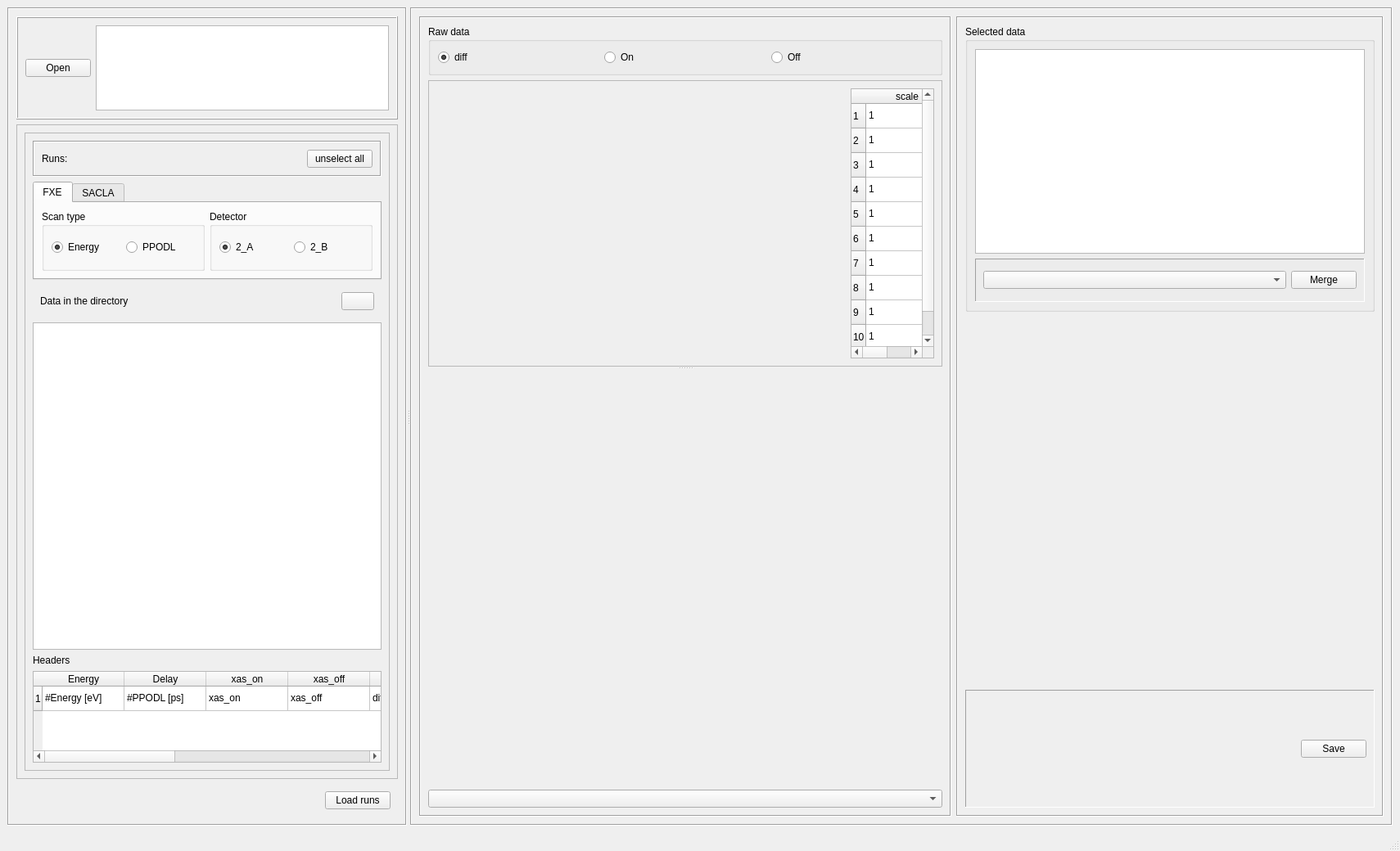
<?xml version="1.0" encoding="UTF-8"?>
<ui version="4.0">
 <class>MainWindow</class>
 <widget class="QMainWindow" name="MainWindow">
  <property name="geometry">
   <rect>
    <x>0</x>
    <y>0</y>
    <width>1710</width>
    <height>1040</height>
   </rect>
  </property>
  <property name="minimumSize">
   <size>
    <width>0</width>
    <height>150</height>
   </size>
  </property>
  <property name="windowTitle">
   <string>Merge XAS data</string>
  </property>
  <widget class="QWidget" name="centralwidget">
   <layout class="QGridLayout" name="gridLayout">
    <item row="0" column="0">
     <widget class="QSplitter" name="splitter">
      <property name="sizePolicy">
       <sizepolicy hsizetype="Minimum" vsizetype="Preferred">
        <horstretch>0</horstretch>
        <verstretch>0</verstretch>
       </sizepolicy>
      </property>
      <property name="minimumSize">
       <size>
        <width>1200</width>
        <height>750</height>
       </size>
      </property>
      <property name="orientation">
       <enum>Qt::Horizontal</enum>
      </property>
      <widget class="QFrame" name="frame_3">
       <property name="sizePolicy">
        <sizepolicy hsizetype="Preferred" vsizetype="Minimum">
         <horstretch>0</horstretch>
         <verstretch>0</verstretch>
        </sizepolicy>
       </property>
       <property name="minimumSize">
        <size>
         <width>0</width>
         <height>750</height>
        </size>
       </property>
       <property name="frameShape">
        <enum>QFrame::Box</enum>
       </property>
       <property name="frameShadow">
        <enum>QFrame::Sunken</enum>
       </property>
       <layout class="QVBoxLayout" name="verticalLayout_2">
        <item>
         <widget class="QFrame" name="frame">
          <property name="sizePolicy">
           <sizepolicy hsizetype="Preferred" vsizetype="Minimum">
            <horstretch>0</horstretch>
            <verstretch>0</verstretch>
           </sizepolicy>
          </property>
          <property name="minimumSize">
           <size>
            <width>0</width>
            <height>80</height>
           </size>
          </property>
          <property name="frameShape">
           <enum>QFrame::Box</enum>
          </property>
          <property name="frameShadow">
           <enum>QFrame::Raised</enum>
          </property>
          <layout class="QHBoxLayout" name="horizontalLayout">
           <item>
            <widget class="QPushButton" name="pushButton">
             <property name="text">
              <string>Open</string>
             </property>
            </widget>
           </item>
           <item>
            <widget class="QTextBrowser" name="textBrowser"/>
           </item>
          </layout>
         </widget>
        </item>
        <item>
         <widget class="QFrame" name="frame_2">
          <property name="minimumSize">
           <size>
            <width>0</width>
            <height>800</height>
           </size>
          </property>
          <property name="frameShape">
           <enum>QFrame::StyledPanel</enum>
          </property>
          <property name="frameShadow">
           <enum>QFrame::Raised</enum>
          </property>
          <layout class="QVBoxLayout" name="verticalLayout">
           <item>
            <widget class="QFrame" name="frame_13">
             <property name="sizePolicy">
              <sizepolicy hsizetype="Preferred" vsizetype="Minimum">
               <horstretch>0</horstretch>
               <verstretch>0</verstretch>
              </sizepolicy>
             </property>
             <property name="minimumSize">
              <size>
               <width>0</width>
               <height>680</height>
              </size>
             </property>
             <property name="frameShape">
              <enum>QFrame::StyledPanel</enum>
             </property>
             <property name="frameShadow">
              <enum>QFrame::Raised</enum>
             </property>
             <layout class="QVBoxLayout" name="verticalLayout_5">
              <item>
               <widget class="QFrame" name="frame_8">
                <property name="frameShape">
                 <enum>QFrame::Box</enum>
                </property>
                <property name="frameShadow">
                 <enum>QFrame::Sunken</enum>
                </property>
                <layout class="QHBoxLayout" name="horizontalLayout_8">
                 <item>
                  <widget class="QLabel" name="label_2">
                   <property name="text">
                    <string>Runs:</string>
                   </property>
                  </widget>
                 </item>
                 <item>
                  <spacer name="horizontalSpacer_4">
                   <property name="orientation">
                    <enum>Qt::Horizontal</enum>
                   </property>
                   <property name="sizeHint" stdset="0">
                    <size>
                     <width>447</width>
                     <height>20</height>
                    </size>
                   </property>
                  </spacer>
                 </item>
                 <item>
                  <widget class="QPushButton" name="pushButton_6">
                   <property name="text">
                    <string>unselect all</string>
                   </property>
                  </widget>
                 </item>
                </layout>
               </widget>
              </item>
              <item>
               <widget class="QTabWidget" name="tabWidget">
                <property name="sizePolicy">
                 <sizepolicy hsizetype="Expanding" vsizetype="Preferred">
                  <horstretch>0</horstretch>
                  <verstretch>0</verstretch>
                 </sizepolicy>
                </property>
                <property name="minimumSize">
                 <size>
                  <width>0</width>
                  <height>120</height>
                 </size>
                </property>
                <property name="currentIndex">
                 <number>0</number>
                </property>
                <widget class="QWidget" name="fxe">
                 <attribute name="title">
                  <string>FXE</string>
                 </attribute>
                 <layout class="QHBoxLayout" name="horizontalLayout_11">
                  <item>
                   <widget class="QGroupBox" name="groupBox">
                    <property name="title">
                     <string>Scan type</string>
                    </property>
                    <layout class="QHBoxLayout" name="horizontalLayout_3">
                     <item>
                      <widget class="QRadioButton" name="radioButton">
                       <property name="text">
                        <string>Energy</string>
                       </property>
                       <property name="checked">
                        <bool>true</bool>
                       </property>
                       <attribute name="buttonGroup">
                        <string notr="true">buttonGroup</string>
                       </attribute>
                      </widget>
                     </item>
                     <item>
                      <widget class="QRadioButton" name="radioButton_2">
                       <property name="text">
                        <string>PPODL</string>
                       </property>
                       <attribute name="buttonGroup">
                        <string notr="true">buttonGroup</string>
                       </attribute>
                      </widget>
                     </item>
                    </layout>
                   </widget>
                  </item>
                  <item>
                   <widget class="QGroupBox" name="groupBox_2">
                    <property name="enabled">
                     <bool>true</bool>
                    </property>
                    <property name="title">
                     <string>Detector</string>
                    </property>
                    <layout class="QHBoxLayout" name="horizontalLayout_7">
                     <item>
                      <widget class="QRadioButton" name="ch2A">
                       <property name="text">
                        <string>2_A</string>
                       </property>
                       <property name="checked">
                        <bool>true</bool>
                       </property>
                      </widget>
                     </item>
                     <item>
                      <widget class="QRadioButton" name="ch2B">
                       <property name="enabled">
                        <bool>true</bool>
                       </property>
                       <property name="text">
                        <string>2_B</string>
                       </property>
                      </widget>
                     </item>
                    </layout>
                   </widget>
                  </item>
                 </layout>
                </widget>
                <widget class="QWidget" name="sacla">
                 <attribute name="title">
                  <string>SACLA</string>
                 </attribute>
                 <layout class="QHBoxLayout" name="horizontalLayout_14">
                  <item>
                   <widget class="QGroupBox" name="groupBox_5">
                    <property name="title">
                     <string>Scan type</string>
                    </property>
                    <layout class="QHBoxLayout" name="horizontalLayout_12">
                     <item>
                      <widget class="QRadioButton" name="rb_seng">
                       <property name="text">
                        <string>Energy</string>
                       </property>
                       <property name="checked">
                        <bool>true</bool>
                       </property>
                      </widget>
                     </item>
                     <item>
                      <widget class="QRadioButton" name="rb_sdelay">
                       <property name="text">
                        <string>Delay</string>
                       </property>
                      </widget>
                     </item>
                    </layout>
                   </widget>
                  </item>
                  <item>
                   <widget class="QGroupBox" name="groupBox_6">
                    <property name="enabled">
                     <bool>true</bool>
                    </property>
                    <property name="title">
                     <string>Detector</string>
                    </property>
                    <layout class="QHBoxLayout" name="horizontalLayout_13">
                     <item>
                      <widget class="QRadioButton" name="rb_pd">
                       <property name="text">
                        <string>PD</string>
                       </property>
                       <property name="checked">
                        <bool>true</bool>
                       </property>
                      </widget>
                     </item>
                     <item>
                      <widget class="QRadioButton" name="rb_mpccd">
                       <property name="enabled">
                        <bool>true</bool>
                       </property>
                       <property name="text">
                        <string>mpccd</string>
                       </property>
                      </widget>
                     </item>
                    </layout>
                   </widget>
                  </item>
                 </layout>
                </widget>
               </widget>
              </item>
              <item>
               <widget class="QFrame" name="frame_9">
                <property name="frameShape">
                 <enum>QFrame::NoFrame</enum>
                </property>
                <property name="frameShadow">
                 <enum>QFrame::Raised</enum>
                </property>
                <layout class="QHBoxLayout" name="horizontalLayout_4">
                 <item>
                  <widget class="QLabel" name="label_3">
                   <property name="text">
                    <string>Data in the directory</string>
                   </property>
                  </widget>
                 </item>
                 <item>
                  <spacer name="horizontalSpacer_2">
                   <property name="orientation">
                    <enum>Qt::Horizontal</enum>
                   </property>
                   <property name="sizeHint" stdset="0">
                    <size>
                     <width>300</width>
                     <height>20</height>
                    </size>
                   </property>
                  </spacer>
                 </item>
                 <item>
                  <widget class="QPushButton" name="pushButton_4">
                   <property name="text">
                    <string/>
                   </property>
                   <property name="icon">
                    <iconset>
                     <normaloff>reload.png</normaloff>reload.png</iconset>
                   </property>
                   <property name="iconSize">
                    <size>
                     <width>24</width>
                     <height>24</height>
                    </size>
                   </property>
                  </widget>
                 </item>
                </layout>
               </widget>
              </item>
              <item>
               <widget class="QListWidget" name="listWidget">
                <property name="sizePolicy">
                 <sizepolicy hsizetype="Expanding" vsizetype="Preferred">
                  <horstretch>0</horstretch>
                  <verstretch>0</verstretch>
                 </sizepolicy>
                </property>
                <property name="minimumSize">
                 <size>
                  <width>0</width>
                  <height>400</height>
                 </size>
                </property>
                <property name="selectionMode">
                 <enum>QAbstractItemView::MultiSelection</enum>
                </property>
               </widget>
              </item>
              <item>
               <widget class="QLabel" name="label_4">
                <property name="text">
                 <string>Headers</string>
                </property>
               </widget>
              </item>
              <item>
               <widget class="QTableWidget" name="tableWidget">
                <property name="sizePolicy">
                 <sizepolicy hsizetype="Expanding" vsizetype="Preferred">
                  <horstretch>0</horstretch>
                  <verstretch>0</verstretch>
                 </sizepolicy>
                </property>
                <property name="minimumSize">
                 <size>
                  <width>0</width>
                  <height>55</height>
                 </size>
                </property>
                <property name="rowCount">
                 <number>1</number>
                </property>
                <property name="columnCount">
                 <number>10</number>
                </property>
                <row/>
                <column>
                 <property name="text">
                  <string>Energy</string>
                 </property>
                </column>
                <column>
                 <property name="text">
                  <string>Delay</string>
                 </property>
                </column>
                <column>
                 <property name="text">
                  <string>xas_on</string>
                 </property>
                </column>
                <column>
                 <property name="text">
                  <string>xas_off</string>
                 </property>
                </column>
                <column>
                 <property name="text">
                  <string>diff</string>
                 </property>
                </column>
                <column/>
                <column/>
                <column/>
                <column/>
                <column/>
                <item row="0" column="0">
                 <property name="text">
                  <string>#Energy [eV]</string>
                 </property>
                </item>
                <item row="0" column="1">
                 <property name="text">
                  <string>#PPODL [ps]</string>
                 </property>
                </item>
                <item row="0" column="2">
                 <property name="text">
                  <string>xas_on</string>
                 </property>
                </item>
                <item row="0" column="3">
                 <property name="text">
                  <string>xas_off</string>
                 </property>
                </item>
                <item row="0" column="4">
                 <property name="text">
                  <string>diff</string>
                 </property>
                </item>
               </widget>
              </item>
             </layout>
            </widget>
           </item>
          </layout>
         </widget>
        </item>
        <item>
         <widget class="QWidget" name="widget_4" native="true">
          <layout class="QHBoxLayout" name="horizontalLayout_2">
           <item>
            <spacer name="horizontalSpacer">
             <property name="orientation">
              <enum>Qt::Horizontal</enum>
             </property>
             <property name="sizeHint" stdset="0">
              <size>
               <width>40</width>
               <height>20</height>
              </size>
             </property>
            </spacer>
           </item>
           <item>
            <widget class="QPushButton" name="pushButton_2">
             <property name="sizePolicy">
              <sizepolicy hsizetype="Fixed" vsizetype="Fixed">
               <horstretch>0</horstretch>
               <verstretch>0</verstretch>
              </sizepolicy>
             </property>
             <property name="text">
              <string>Load runs</string>
             </property>
             <property name="iconSize">
              <size>
               <width>60</width>
               <height>60</height>
              </size>
             </property>
            </widget>
           </item>
          </layout>
         </widget>
        </item>
       </layout>
      </widget>
      <widget class="QFrame" name="frame_6">
       <property name="sizePolicy">
        <sizepolicy hsizetype="Minimum" vsizetype="Minimum">
         <horstretch>0</horstretch>
         <verstretch>0</verstretch>
        </sizepolicy>
       </property>
       <property name="minimumSize">
        <size>
         <width>1200</width>
         <height>750</height>
        </size>
       </property>
       <property name="frameShape">
        <enum>QFrame::Box</enum>
       </property>
       <property name="frameShadow">
        <enum>QFrame::Sunken</enum>
       </property>
       <layout class="QHBoxLayout" name="horizontalLayout_5">
        <item>
         <widget class="QFrame" name="frame_7">
          <property name="frameShape">
           <enum>QFrame::Box</enum>
          </property>
          <property name="frameShadow">
           <enum>QFrame::Sunken</enum>
          </property>
          <layout class="QVBoxLayout" name="verticalLayout_3">
           <item>
            <widget class="QGroupBox" name="groupBox_3">
             <property name="title">
              <string>Raw data</string>
             </property>
             <layout class="QHBoxLayout" name="horizontalLayout_10">
              <item>
               <widget class="QRadioButton" name="rb_diff">
                <property name="enabled">
                 <bool>true</bool>
                </property>
                <property name="text">
                 <string>diff</string>
                </property>
                <property name="checked">
                 <bool>true</bool>
                </property>
               </widget>
              </item>
              <item>
               <widget class="QRadioButton" name="rb_on">
                <property name="enabled">
                 <bool>true</bool>
                </property>
                <property name="text">
                 <string>On</string>
                </property>
               </widget>
              </item>
              <item>
               <widget class="QRadioButton" name="rb_off">
                <property name="enabled">
                 <bool>true</bool>
                </property>
                <property name="text">
                 <string>Off</string>
                </property>
               </widget>
              </item>
             </layout>
            </widget>
           </item>
           <item>
            <widget class="QSplitter" name="splitter_2">
             <property name="orientation">
              <enum>Qt::Vertical</enum>
             </property>
             <widget class="QFrame" name="frame_5">
              <property name="minimumSize">
               <size>
                <width>0</width>
                <height>350</height>
               </size>
              </property>
              <property name="frameShape">
               <enum>QFrame::StyledPanel</enum>
              </property>
              <property name="frameShadow">
               <enum>QFrame::Raised</enum>
              </property>
              <layout class="QHBoxLayout" name="horizontalLayout_15">
               <item>
                <widget class="QWidget" name="widget_3" native="true">
                 <property name="sizePolicy">
                  <sizepolicy hsizetype="Minimum" vsizetype="Minimum">
                   <horstretch>0</horstretch>
                   <verstretch>0</verstretch>
                  </sizepolicy>
                 </property>
                 <property name="minimumSize">
                  <size>
                   <width>500</width>
                   <height>200</height>
                  </size>
                 </property>
                </widget>
               </item>
               <item>
                <widget class="QTableWidget" name="tableWidget_2">
                 <property name="rowCount">
                  <number>10</number>
                 </property>
                 <property name="columnCount">
                  <number>2</number>
                 </property>
                 <row/>
                 <row/>
                 <row/>
                 <row/>
                 <row/>
                 <row/>
                 <row/>
                 <row/>
                 <row/>
                 <row/>
                 <column>
                  <property name="text">
                   <string>scale</string>
                  </property>
                 </column>
                 <column/>
                 <item row="0" column="0">
                  <property name="text">
                   <string>1</string>
                  </property>
                 </item>
                 <item row="1" column="0">
                  <property name="text">
                   <string>1</string>
                  </property>
                 </item>
                 <item row="2" column="0">
                  <property name="text">
                   <string>1</string>
                  </property>
                 </item>
                 <item row="3" column="0">
                  <property name="text">
                   <string>1</string>
                  </property>
                 </item>
                 <item row="4" column="0">
                  <property name="text">
                   <string>1</string>
                  </property>
                 </item>
                 <item row="5" column="0">
                  <property name="text">
                   <string>1</string>
                  </property>
                 </item>
                 <item row="6" column="0">
                  <property name="text">
                   <string>1</string>
                  </property>
                 </item>
                 <item row="7" column="0">
                  <property name="text">
                   <string>1</string>
                  </property>
                 </item>
                 <item row="8" column="0">
                  <property name="text">
                   <string>1</string>
                  </property>
                 </item>
                 <item row="9" column="0">
                  <property name="text">
                   <string>1</string>
                  </property>
                 </item>
                </widget>
               </item>
              </layout>
             </widget>
             <widget class="QWidget" name="widget" native="true">
              <property name="sizePolicy">
               <sizepolicy hsizetype="Minimum" vsizetype="Minimum">
                <horstretch>0</horstretch>
                <verstretch>0</verstretch>
               </sizepolicy>
              </property>
              <property name="minimumSize">
               <size>
                <width>500</width>
                <height>400</height>
               </size>
              </property>
             </widget>
            </widget>
           </item>
           <item>
            <widget class="QComboBox" name="comboBox"/>
           </item>
          </layout>
         </widget>
        </item>
        <item>
         <widget class="QFrame" name="frame_10">
          <property name="frameShape">
           <enum>QFrame::Box</enum>
          </property>
          <property name="frameShadow">
           <enum>QFrame::Sunken</enum>
          </property>
          <layout class="QVBoxLayout" name="verticalLayout_4">
           <item>
            <widget class="QGroupBox" name="groupBox_4">
             <property name="minimumSize">
              <size>
               <width>0</width>
               <height>350</height>
              </size>
             </property>
             <property name="title">
              <string>Selected data</string>
             </property>
             <layout class="QVBoxLayout" name="verticalLayout_7">
              <item>
               <widget class="QListWidget" name="listWidget_2">
                <property name="sizePolicy">
                 <sizepolicy hsizetype="Expanding" vsizetype="Preferred">
                  <horstretch>0</horstretch>
                  <verstretch>0</verstretch>
                 </sizepolicy>
                </property>
                <property name="minimumSize">
                 <size>
                  <width>0</width>
                  <height>250</height>
                 </size>
                </property>
                <property name="selectionMode">
                 <enum>QAbstractItemView::MultiSelection</enum>
                </property>
               </widget>
              </item>
              <item>
               <widget class="QFrame" name="frame_4">
                <property name="frameShape">
                 <enum>QFrame::Panel</enum>
                </property>
                <property name="frameShadow">
                 <enum>QFrame::Sunken</enum>
                </property>
                <layout class="QHBoxLayout" name="horizontalLayout_9">
                 <item>
                  <widget class="QComboBox" name="comboBox_2"/>
                 </item>
                 <item>
                  <widget class="QPushButton" name="pushButton_3">
                   <property name="sizePolicy">
                    <sizepolicy hsizetype="Fixed" vsizetype="Fixed">
                     <horstretch>0</horstretch>
                     <verstretch>0</verstretch>
                    </sizepolicy>
                   </property>
                   <property name="text">
                    <string>Merge</string>
                   </property>
                   <property name="iconSize">
                    <size>
                     <width>60</width>
                     <height>60</height>
                    </size>
                   </property>
                  </widget>
                 </item>
                </layout>
               </widget>
              </item>
             </layout>
            </widget>
           </item>
           <item>
            <widget class="QWidget" name="widget_2" native="true">
             <property name="sizePolicy">
              <sizepolicy hsizetype="Minimum" vsizetype="Preferred">
               <horstretch>0</horstretch>
               <verstretch>0</verstretch>
              </sizepolicy>
             </property>
             <property name="minimumSize">
              <size>
               <width>500</width>
               <height>450</height>
              </size>
             </property>
            </widget>
           </item>
           <item>
            <widget class="QFrame" name="frame_12">
             <property name="frameShape">
              <enum>QFrame::Panel</enum>
             </property>
             <property name="frameShadow">
              <enum>QFrame::Sunken</enum>
             </property>
             <layout class="QHBoxLayout" name="horizontalLayout_6">
              <item>
               <spacer name="horizontalSpacer_3">
                <property name="orientation">
                 <enum>Qt::Horizontal</enum>
                </property>
                <property name="sizeHint" stdset="0">
                 <size>
                  <width>368</width>
                  <height>20</height>
                 </size>
                </property>
               </spacer>
              </item>
              <item>
               <widget class="QPushButton" name="pushButton_5">
                <property name="text">
                 <string>Save</string>
                </property>
               </widget>
              </item>
             </layout>
            </widget>
           </item>
          </layout>
         </widget>
        </item>
       </layout>
      </widget>
     </widget>
    </item>
   </layout>
  </widget>
  <widget class="QMenuBar" name="menubar">
   <property name="geometry">
    <rect>
     <x>0</x>
     <y>0</y>
     <width>1710</width>
     <height>38</height>
    </rect>
   </property>
  </widget>
  <widget class="QStatusBar" name="statusbar"/>
 </widget>
 <tabstops>
  <tabstop>pushButton</tabstop>
  <tabstop>textBrowser</tabstop>
  <tabstop>pushButton_4</tabstop>
  <tabstop>radioButton</tabstop>
  <tabstop>radioButton_2</tabstop>
  <tabstop>ch2A</tabstop>
  <tabstop>ch2B</tabstop>
  <tabstop>comboBox</tabstop>
  <tabstop>pushButton_5</tabstop>
 </tabstops>
 <resources/>
 <connections/>
 <buttongroups>
  <buttongroup name="buttonGroup"/>
 </buttongroups>
</ui>
